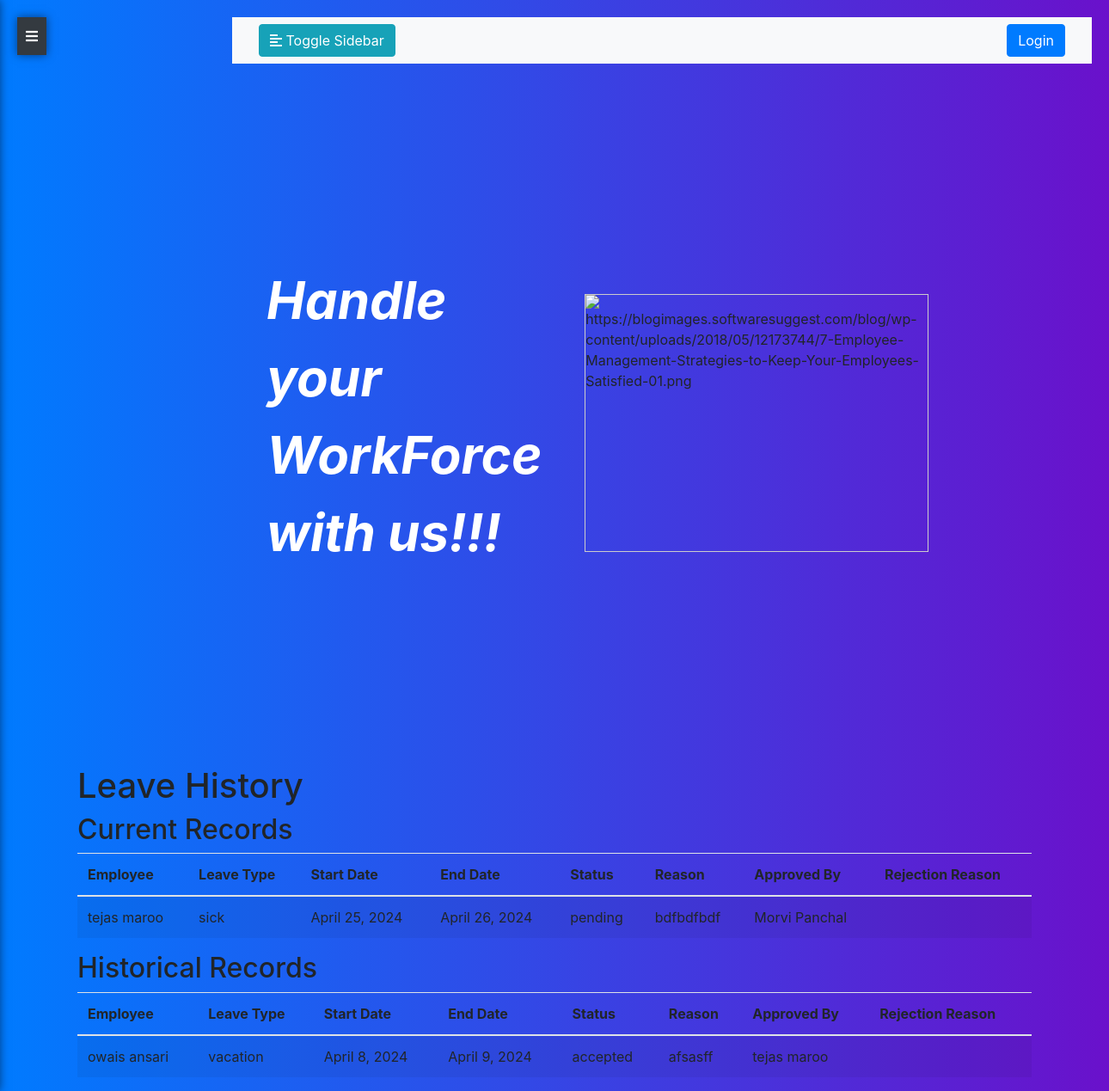
Screenshot of /leave_history/ with the database file from the repository.
### myApp/models.py (models this page shows, shortened)
class Leave(models.Model):
    LEAVE_TYPES = (
        ('vacation', 'Vacation'),
        ('sick', 'Sick Leave'),
        ('maternity', 'Maternity/Paternity Leave'),
    )
    employee = models.ForeignKey(Employee, on_delete=models.CASCADE, related_name='leave_requests')
    leave_type = models.CharField(max_length=20, choices=LEAVE_TYPES)
    start_date = models.DateField()
    end_date = models.DateField()
    status = models.CharField(max_length=20, default='pending')
    reason = models.TextField()
    approved_by = models.ForeignKey(Employee, on_delete=models.SET_NULL, null=True, blank=True, related_name='approved_leave_requests')
    rejection_reason = models.TextField(null=True, blank=True)

class Employee(models.Model):
    first_name = models.CharField(max_length=100)
    last_name = models.CharField(max_length=100)
    email = models.EmailField(unique=True)
    phone_number = models.CharField(max_length=15)
    date_of_birth = models.DateField()
    employment_start_date = models.DateField()
    department = models.CharField(max_length=100)
    salary = models.DecimalField(max_digits=10, decimal_places=2, default=0.0)  # Default value set to 0.0
    def __str__(self):
        return f"{self.first_name} {self.last_name}"

### myApp/views.py (the view)
# urls.py: path('leave_history/', views.leave_history_view, name='leave_history'),
def leave_history_view(request):
    current_records = Leave.objects.filter(status='pending')  # Modify the filter condition as needed
    historical_records = Leave.objects.exclude(status='pending')  # Modify the filter condition as needed
    return render(request, 'leave_history.html', {'current_records': current_records, 'historical_records': historical_records})

### templates/leave_history.html (shortened to what this page needs)
{% extends "base.html" %}
{% block body %}
<div class="container">
    <h1>Leave History</h1>
    <h2>Current Records</h2>
    <div class="table-responsive">
        <table class="table table-striped">
            <thead>
                <tr>
                    <th>Employee</th>
                    <th>Leave Type</th>
                    <th>Start Date</th>
                    <th>End Date</th>
                    <th>Status</th>
                    <th>Reason</th>
                    <th>Approved By</th>
                    <th>Rejection Reason</th>
                </tr>
            </thead>
            <tbody>
                {% for record in current_records %}
                    <tr>
                        <td>{{ record.employee }}</td>
                        <td>{{ record.leave_type }}</td>
                        <td>{{ record.start_date }}</td>
                        <td>{{ record.end_date }}</td>
                        <td>{{ record.status }}</td>
                        <td>{{ record.reason }}</td>
                        <td>{{ record.approved_by }}</td>
                        <td>{{ record.rejection_reason }}</td>
                    </tr>
                {% endfor %}
            </tbody>
        </table>
    </div>
    <h2>Historical Records</h2>
    <div class="table-responsive">
        <table class="table table-striped">
            <thead>
                <tr>
                    <th>Employee</th>
                    <th>Leave Type</th>
                    <th>Start Date</th>
                    <th>End Date</th>
                    <th>Status</th>
                    <th>Reason</th>
                    <th>Approved By</th>
                    <th>Rejection Reason</th>
                </tr>
            </thead>
            <tbody>
                {% for record in historical_records %}
                    <tr>
                        <td>{{ record.employee }}</td>
                        <td>{{ record.leave_type }}</td>
                        <td>{{ record.start_date }}</td>
                        <td>{{ record.end_date }}</td>
                        <td>{{ record.status }}</td>
                        <td>{{ record.reason }}</td>
                        <td>{{ record.approved_by }}</td>
                        <td>{{ record.rejection_reason }}</td>
                    </tr>
                {% endfor %}
            </tbody>
        </table>
    </div>
</div>
{% endblock body %}

### templates/base.html (style rules this page uses)
body { background: linear-gradient(to right, #007bff, #6a11cb); }

### rows the page displays
Leave: employee "tejas maroo", leave_type "sick", start_date "April 25, 2024", end_date "April 26, 2024", status "pending", reason "bdfbdfbdf", approved_by "Morvi Panchal"
Leave: employee "owais ansari", leave_type "vacation", start_date "April 8, 2024", end_date "April 9, 2024", status "accepted", reason "afsasff", approved_by "tejas maroo"
